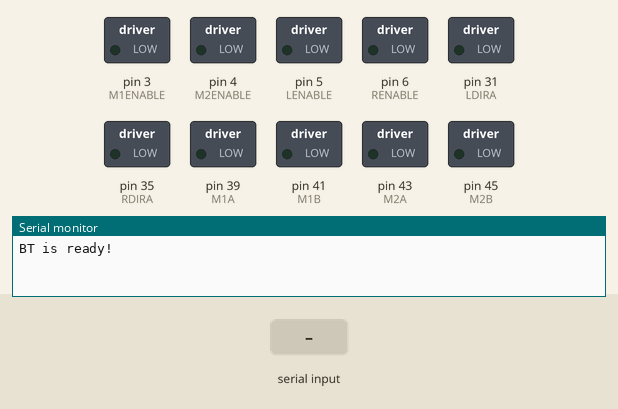
Simulated run of this sketch. Board: Arduino Mega 2560, built with avr-gcc and run on an emulated ATmega2560. Parts: switched loads named in the sketch (green lamp = pin HIGH), the last lines printed to the serial monitor. The inputs (shaded band) are chosen by the test bench.

Above: at 1.2 s.
1.3 s: "P" received over Serial
At 1.9 s:
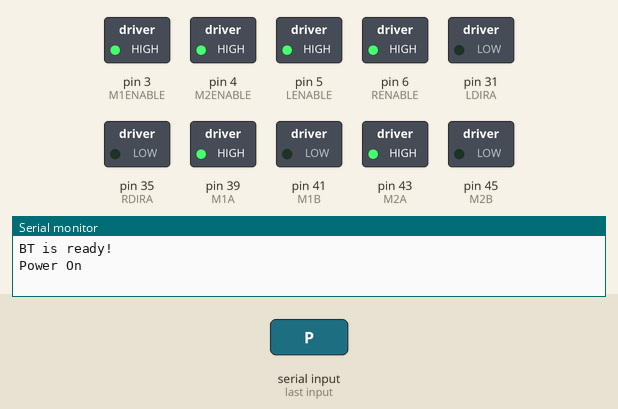
2.8 s: "R" received over Serial
At 3.1 s:
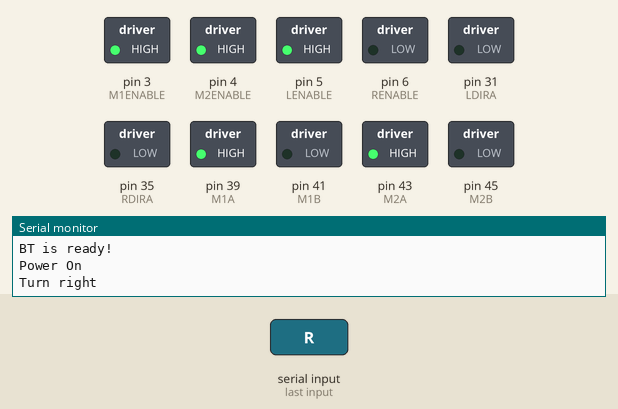
4.3 s: "L" received over Serial
At 6.6 s:
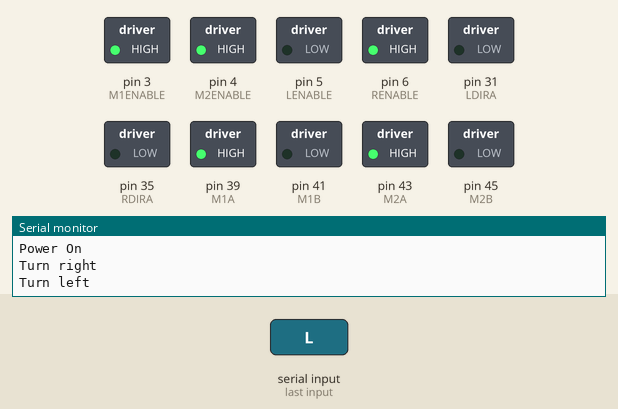
7.3 s: "S" received over Serial
At 10.0 s:
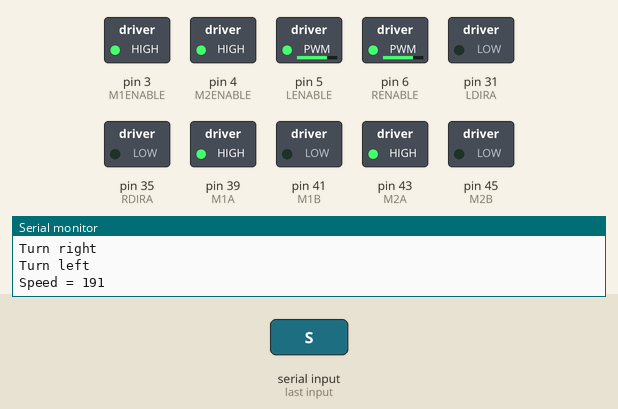
10.3 s: "D" received over Serial
At 11.2 s:
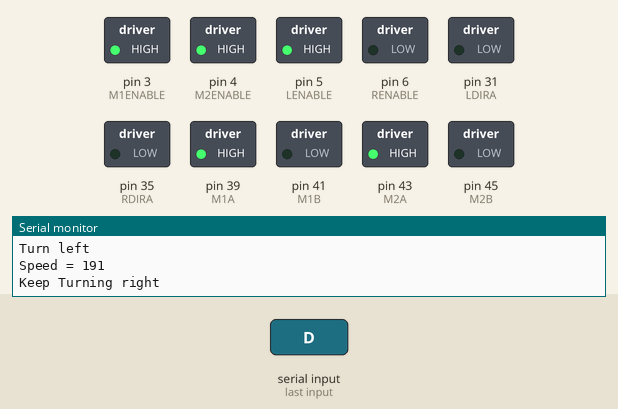
11.8 s: "T" received over Serial
At 12.3 s:
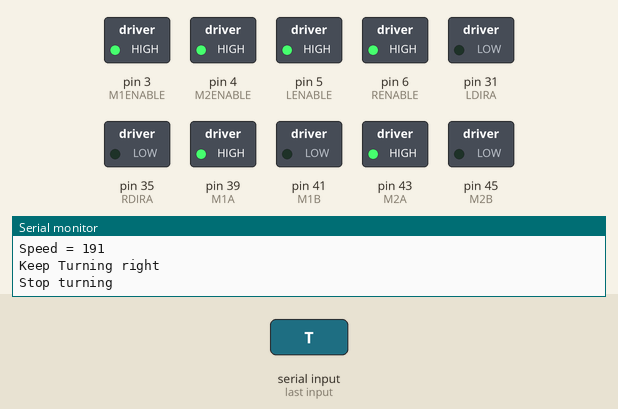
Timing chart, 0 to 14.3 s (numbered marks = the images above; inputs shaded):
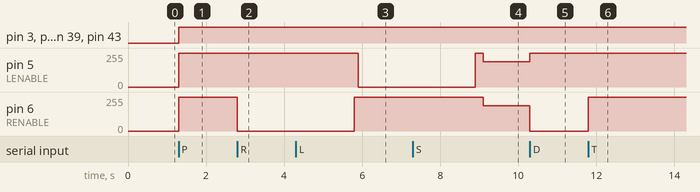

The sketch:

ShipDominator_Final.ino
```cpp
 /************************
ShipController Final Version
Remote controller for 4 motors
************************/

#define LENABLE 5 // Define pins of left movement motor
#define LDIRA 31
#define RENABLE 6 // Define pins of right movement motor
#define RDIRA 35
#define M1ENABLE 3 // Define pins of belt motor 1
#define M1A 39
#define M1B 41
#define M2ENABLE 4 // Define pins of belt motor 2
#define M2A 43
#define M2B 45

int MotorSpeed = 0; // Store and control the speed
boolean Key_Pressing; // Record if the key is being pressed
char InfoRecv; // Information received by bluetooth module

void setup()
{
  pinMode(LENABLE,OUTPUT); // Set the mode of the pins
  pinMode(LDIRA,OUTPUT);
  pinMode(RENABLE,OUTPUT);
  pinMode(RDIRA,OUTPUT);
  pinMode(M1ENABLE,OUTPUT);
  pinMode(M1A,OUTPUT);
  pinMode(M1B,OUTPUT);
  pinMode(M2ENABLE,OUTPUT);
  pinMode(M2A,OUTPUT);
  pinMode(M2B,OUTPUT);
  Serial.begin(9600);
  Serial.println("BT is ready!"); // Start the bluetooth
  Key_Pressing = false;
}

void loop()
{
  if (Serial.available()) // if receives bluetooth signal
  {
    InfoRecv = Serial.read();
    switch(InfoRecv)
    {
      case 'P': // "PowerOn" button pressed
      Serial.println("Power On");
      MotorSpeed = 255;
      analogWrite(LENABLE,MotorSpeed); // Open all the motors
      digitalWrite(LDIRA,LOW);
      analogWrite(RENABLE,MotorSpeed);
      digitalWrite(RDIRA,LOW);
      digitalWrite(M1ENABLE,HIGH);
      digitalWrite(M1A,HIGH);
      digitalWrite(M1B,LOW);
      digitalWrite(M2ENABLE,HIGH);
      digitalWrite(M2A,HIGH);
      digitalWrite(M2B,LOW);
      delay(100);
      break;

      case 'R': // "Right" button pressed
      Serial.println("Turn right");
      digitalWrite(LENABLE,HIGH); // Turn right
      digitalWrite(LDIRA,LOW);
      digitalWrite(RENABLE,LOW);
      delay(3000);
      digitalWrite(RENABLE,HIGH);
      digitalWrite(RDIRA,LOW);
      delay(100);
      break;

      case 'L': // "Left" button pressed
      Serial.println("Turn left");
      digitalWrite(RENABLE,HIGH); // Turn left
      digitalWrite(RDIRA,LOW);
      digitalWrite(LENABLE,LOW);
      delay(3000);
      digitalWrite(LENABLE,HIGH);
      digitalWrite(LDIRA,LOW);
      delay(100);
      break;

      case 'D': // "Turning R" button pressed
      {
        if(Key_Pressing == false)
        {
          Key_Pressing = true; // Keep turning right until button "Turning R" released
          Serial.println("Keep Turning right"); // Show condition in bluetooth controller
          digitalWrite(LENABLE,HIGH);
          digitalWrite(LDIRA,LOW);
          digitalWrite(RENABLE,LOW);
        }
        else {Serial.println("Invalid"); break;}
      }
      delay(100);
      break;

      case 'A': // "Turning L" button pressed
      {
        if(Key_Pressing == false)
        {
          Key_Pressing = true; // Keep turning left until button "Turning L" released
          Serial.println("Keep Turning left"); // Show condition in bluetooth controller
          digitalWrite(RENABLE,HIGH);
          digitalWrite(RDIRA,LOW);
          digitalWrite(LENABLE,LOW);
        }
        else {Serial.println("Invalid"); break;}
      }
      delay(100);
      break;

      case 'T': // Release "Turning L" or "Turning R" button
      Key_Pressing = false;
      Serial.println("Stop turning"); // Show condition in bluetooth controller
      digitalWrite(LENABLE,HIGH); // Reset the motors
      digitalWrite(LDIRA,LOW);
      digitalWrite(RENABLE,HIGH);
      digitalWrite(RDIRA,LOW);
      delay(100);
      break;

      case 'S': // "SpeedDown" button Pressed
      MotorSpeed = MotorSpeed - 64;
      delay(100);
      {
        if (MotorSpeed < 127) {MotorSpeed = 127;} // Avoid negative number or idle running
      }
      Serial.print("Speed = "); Serial.println(MotorSpeed); // Show condition in bluetooth controller
      analogWrite(LENABLE,MotorSpeed); // Decrease the speed of motors
      analogWrite(RENABLE,MotorSpeed);
      delay(100);
      break;

      case 'W': // "SpeedUp" button pressed
      MotorSpeed = MotorSpeed + 64;
      delay(100);
      {
        if (MotorSpeed > 255) {MotorSpeed = 255;} // Avoid >255
      }
      Serial.print("Speed = "); Serial.println(MotorSpeed); // Show condition in bluetooth controller
      analogWrite(LENABLE,MotorSpeed); // Increase the speed of motors
      analogWrite(RENABLE,MotorSpeed);
      delay(100);
      break;

      case 'B': // "Belt On" button pressed
      Serial.println("Belt ON");
      digitalWrite(M1ENABLE,HIGH);
      digitalWrite(M1A,HIGH);
      digitalWrite(M1B,LOW);
      digitalWrite(M2ENABLE,HIGH);
      digitalWrite(M2A,HIGH);
      digitalWrite(M2B,LOW);

      case 'E': // "Belt Off" button pressed
      Serial.println("Belt OFF");
      digitalWrite(M1ENABLE,LOW);
      digitalWrite(M1A,LOW);
      digitalWrite(M1B,LOW);
      digitalWrite(M2ENABLE,LOW);
      digitalWrite(M2A,LOW);
      digitalWrite(M2B,LOW);

      case 'O': // "Power Off" button pressed
      Serial.println("Power Off");
      digitalWrite(LENABLE,LOW); // Completely Stop both motors
      digitalWrite(LDIRA,LOW);
      digitalWrite(RENABLE,LOW);
      digitalWrite(RDIRA,LOW);
      digitalWrite(M1ENABLE,LOW);
      digitalWrite(M1A,LOW);
      digitalWrite(M1B,LOW);
      digitalWrite(M2ENABLE,LOW);
      digitalWrite(M2A,LOW);
      digitalWrite(M2B,LOW);
      MotorSpeed = 0;
      delay(100);
      break;
    }
  }
}
```

Measured:
- after the input at 1.3 s, pin 3 (M1ENABLE), pin 4 (M2ENABLE), pin 39 (M1A), pin 43 (M2A): LOW → HIGH at once; pin 5 (LENABLE), pin 6 (RENABLE): 0/255 → 255/255 at once
- after the input at 2.8 s, pin 6 (RENABLE): 255/255 → 0/255 at once
- after the input at 4.3 s, pin 5 (LENABLE): 255/255 → 0/255 after 1.6 s
- after the input at 7.3 s, pin 6 (RENABLE): 255/255 → 191/255 after 1.8 s
- after the input at 10.3 s, pin 5 (LENABLE): 191/255 → 255/255 at once; pin 6 (RENABLE): 191/255 → 0/255 at once
- after the input at 11.8 s, pin 6 (RENABLE): 0/255 → 255/255 at once
